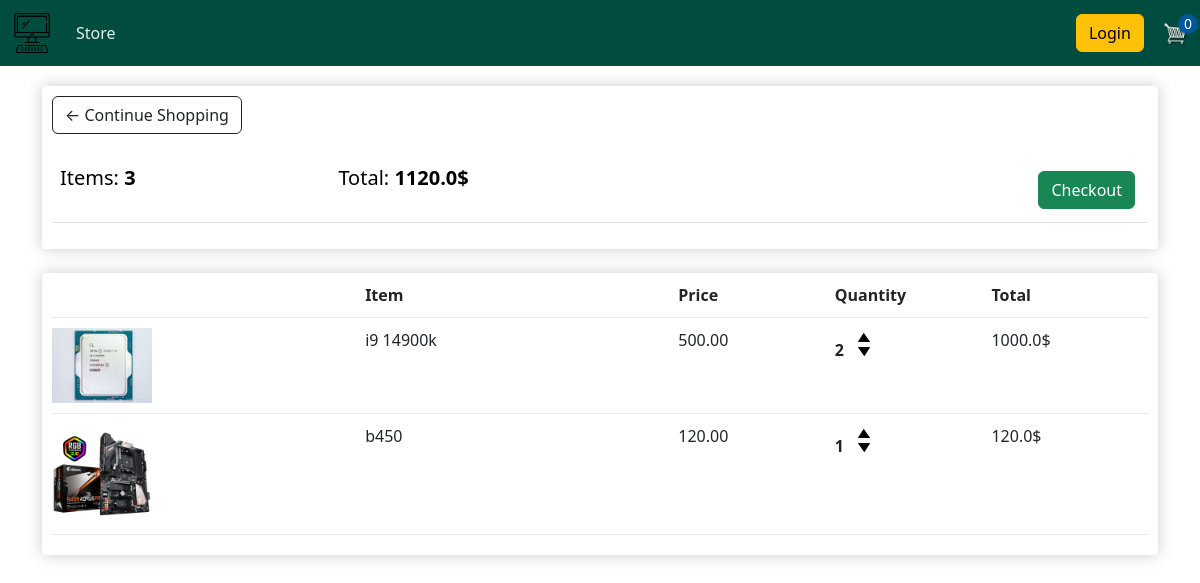
The app's page /cart/ (signed in) with its own data.
### store/models.py (models this page shows, shortened)
class Order(models.Model):
    customer = models.ForeignKey(Customer, on_delete=models.CASCADE, related_name='orders')
    date_ordered = models.DateField(auto_now_add=True)
    completed = models.BooleanField(default=False)
    transaction_id = models.CharField(max_length=100, null=True)
    @property
    def get_cart_total(self):
        orderitems = self.items.all()
        total = sum([item.get_total for item in orderitems])
        return total
    @property
    def get_cart_items(self):
        orderitems = self.items.all()
        total = sum([item.quantity for item in orderitems])  # Summing the quantity of each item
        return total

class OrderItem(models.Model):
    pc_part = models.ForeignKey(PcPart, on_delete=models.CASCADE, related_name='order_items')
    order = models.ForeignKey(Order, on_delete=models.CASCADE, related_name='items')
    quantity = models.IntegerField()
    date_added = models.DateField(auto_now_add=True)
    @property
    def get_total(self):
        total = self.pc_part.price * self.quantity
        return total

class PcPart(models.Model):
    parts = [
        ('CPU', 'Processor'),
        ('GPU', 'Graphics Card'),
        ('RAM', 'Memory'),
        ('SSD', 'Solid State Drive'),
        ('HDD', 'Hard Disk Drive'),
        ('MB', 'Motherboard'),
        ('CASE', 'Cases')
    ]
    part = models.CharField(max_length=10, choices=parts)
    name = models.CharField(max_length=120)
    manufacturer = models.CharField(max_length=120)
    price = models.FloatField()
    stock = models.IntegerField()
    image = models.ImageField(null=True, blank=True)
    @property
    def image_url(self):
        try:
            url = self.image.url
        except:
            url = ''
        return url

### store/views.py (the view)
# urls.py: path('cart/', cart, name='cart'),
def cart(request):
    if request.user.is_authenticated:
        customer = request.user.customer
        order, created = Order.objects.get_or_create(customer=customer, completed=False)
        items = order.items.all()  # Retrieve related OrderItem objects
    else:
        items = []
        order = {'get_cart_total':0, 'get_cart_items' : 0}
    template_name = 'store/cart.html'
    context = {
        'items': items,
        'order': order,
    }
    return render(request, template_name, context)

### templates/store/cart.html
{% extends 'store/main.html' %}
{% load static %}
{% block content %}
    <div class="row">
        <div class="col-lg-12">
            <div class="box-element">
                <a class="btn btn-outline-dark" href="{% url 'store' %}">&#x2190; Continue Shopping</a>
                <br><br>
                <table class="table">
                    <tr>
                        <th><h5>Items: <strong>{{order.get_cart_items}}</strong></h5></th>
                        <th><h5>Total: <strong>{{order.get_cart_total}}$</strong></h5></th>
                        <th>
                            <a class="btn btn-success" style="float:right; margin:5px;" href="{% url 'checkout' %}">Checkout</a>
                        </th>
                    </tr>
                </table>
            </div>
            <br>
            <div class="box-element">
                <div class="cart-row">
                    <div style="flex:2"></div>
                    <div style="flex:2"><strong>Item</strong></div>
                    <div style="flex:1"><strong>Price</strong></div>
                    <div style="flex:1"><strong>Quantity</strong></div>
                    <div style="flex:1"><strong>Total</strong></div>
                </div>
                {% for item in items %}
                <div class="cart-row">
                    <div style="flex:2"><img class="row-image" src="{{item.pc_part.image_url}}"></div>
                    <div style="flex:2"><p>{{item.pc_part.name}}</p></div>
                    <div style="flex:1"><p>{{item.pc_part.price|floatformat:2}}</p></div>
                    <div style="flex:1">
                        <p class="quantity">{{item.quantity}}</p>
                        <div class="quantity">
                            <img class="chg-quantity" src="{% static 'images/arrow-up.png' %}">
                            <img class="chg-quantity" src="{% static 'images/arrow-down.png' %}">
                        </div>
                    </div>
                    <div style="flex:1"><p>{{ item.get_total }}$</p></div>
                </div>
                {% endfor %}
            </div>
        </div>
    </div>
{% endblock content %}

### static/css/main.css (style rules this page uses)
body { background-color: hsl(0, 0%, 98%); }
h1, h2, h3, h4, h5, h6 { color: hsl(0, 0%, 20%); }
.box-element { box-shadow: hsl(0, 0%, 80%) 0 0 16px; background-color: #fff; border-radius: 4px; padding: 10px; }
.col-lg-4, .col-lg-6, .col-lg-8, .col-lg-12 { margin-top: 10px; }
.btn { border-radius: 0; background-color: #01579b; border-color: #01579b; color: #ffffff; }
.row-image { width: 100px; }
.cart-row { display: flex; align-items: stretch; padding-bottom: 10px; margin-bottom: 10px; border-bottom: 1px solid #ececec; }
.quantity { display: inline-block; font-weight: 700; padding-right: 10px; }
.chg-quantity { width: 12px; cursor: pointer; display: block; margin-top: 5px; transition: .1s; }

### records on screen
Order: get_cart_items "3", get_cart_total "1120.0"
OrderItem: pc_part.image_url (picture), pc_part.name "i9 14900k", pc_part.price "500.00", quantity "2", get_total "1000.0"
OrderItem: pc_part.image_url (picture), pc_part.name "b450", pc_part.price "120.00", quantity "1", get_total "120.0"
